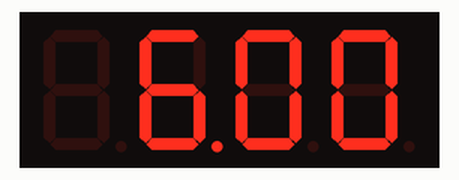
Bench run of a sketch on a simulated Arduino Uno, built with avr-gcc and run on an emulated ATmega328P. On the bench: 4-digit seven-segment display.

Above: at 0.1 s.
At 61.1 s:
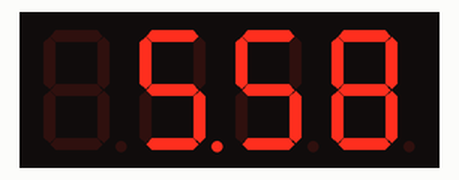
At 121.1 s:
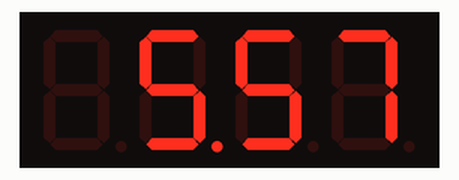

Measured:
- what the display in image 1 shows lasts 60.0 s, from 61.0 s to 121.0 s

The sketch:

count-to-new-year.ino
```cpp
/* Referenced https://www.instructables.com/Using-a-4-digit-7-segment-display-with-arduino/
Had to reverse the pins 11 and 12 or you can swap them in segmentPins
This countdown is hardcoded and will have to click the reset button at the right time, not exactly ideal but was a fun project getting started
*/

#include "SevSeg.h"

SevSeg sevseg;

unsigned long previousMillis = 0;
const unsigned long interval = 1000;
int countdownSeconds = 6 * 60 * 60;
bool blinkState = false;

void setup() {
    byte numDigits = 4;
    byte digitPins[] = {2, 3, 4, 5};
    byte segmentPins[] = {6, 7, 8, 9, 10, 11, 12, 13};
    bool resistorsOnSegments = 0;
    sevseg.begin(COMMON_CATHODE, numDigits, digitPins, segmentPins, resistorsOnSegments);
    sevseg.setBrightness(50);
}

void loop() {
    unsigned long currentMillis = millis();

    if (countdownSeconds > 0) {
        if (currentMillis - previousMillis >= interval) {
            previousMillis = currentMillis;
            countdownSeconds--;
        }

        if (countdownSeconds >= 3600) {
            int hours = countdownSeconds / 3600;
            int minutes = (countdownSeconds % 3600) / 60;
            int timeToDisplay = hours * 100 + minutes;
            sevseg.setNumber(timeToDisplay, 2);
        } else {
            int minutes = countdownSeconds / 60;
            int seconds = countdownSeconds % 60;
            int timeToDisplay = minutes * 100 + seconds;
            sevseg.setNumber(timeToDisplay, 2);
        }
    } else {
        // Blinking logic when countdown ends
        if (currentMillis - previousMillis >= 500) {
            previousMillis = currentMillis;
            blinkState = !blinkState;
        }

        if (blinkState) {
            sevseg.setNumber(0, 2);
        } else {
            sevseg.blank();
        }
    }

    sevseg.refreshDisplay();
}
```
